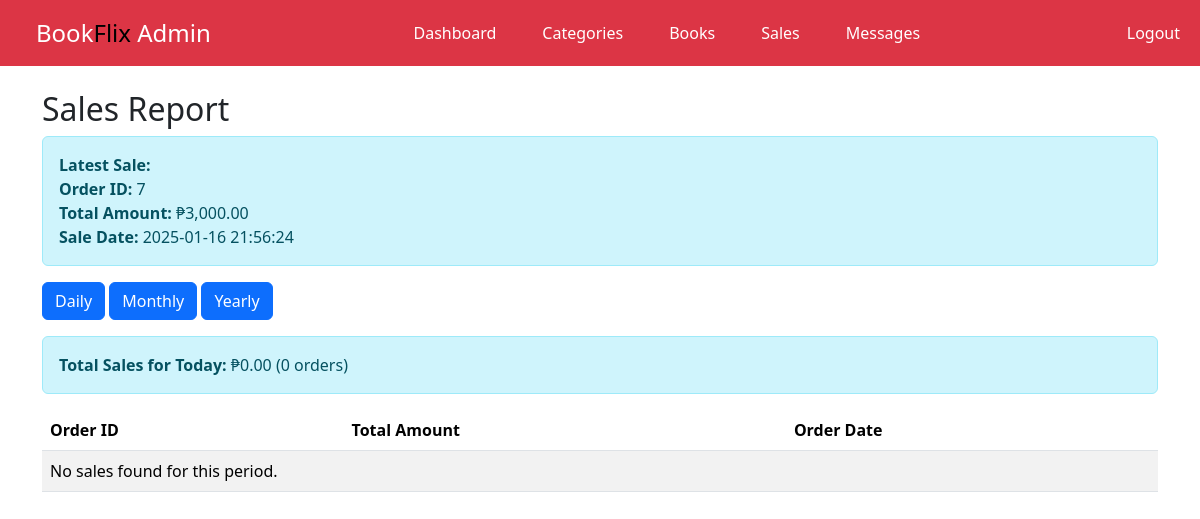
The page /sales.php on the database its author committed.
### tables this page shows
CREATE TABLE `orders` (
  `order_id` int(11) NOT NULL,
  `user_id` int(11) NOT NULL,
  `total_amount` decimal(10,2) NOT NULL,
  `order_date` timestamp NOT NULL DEFAULT current_timestamp()
);

### sales.php (the view, shortened to what this page needs)
<?php
include "database.php";
$date_filter = 'today';
$start_date = $end_date = date('Y-m-d');
$stmt = $pdo->prepare("SELECT o.order_id, o.total_amount, o.order_date
                       FROM orders o
                       ORDER BY o.order_date DESC LIMIT 1");
$stmt->execute();
$latest_sale = $stmt->fetch();
$stmt = $pdo->prepare("SELECT COUNT(order_id) AS total_sales_count, SUM(total_amount) AS total_sales_amount
                       FROM orders
                       WHERE order_date BETWEEN ? AND ?");
$stmt->execute([$start_date, $end_date]);
$sales_summary = $stmt->fetch();
$stmt = $pdo->prepare("SELECT order_id, total_amount, order_date
                       FROM orders
                       WHERE order_date BETWEEN ? AND ?");
$stmt->execute([$start_date, $end_date]);
$sales = $stmt->fetchAll();
?>
<!DOCTYPE html>
<html lang="en">
<head>
    <link rel="stylesheet" href="https://cdn.jsdelivr.net/npm/bootstrap@5.3.3/dist/css/bootstrap.min.css">
</head>
<body>
<nav class="navbar navbar-expand-lg navbar-dark bg-danger sticky-top">
    <a class="navbar-brand ms-3" href="dashboard.php">Book<span>Flix</span> Admin</a>
    <div class="collapse navbar-collapse">
        <div class="navbar-nav mx-auto">
        <a href="adminpage.php" class="nav-link">Dashboard</a>
            <a href="categories.php" class="nav-link">Categories</a>
            <a href="books.php" class="nav-link">Books</a>
            <a href="sales.php" class="nav-link">Sales</a>
            <a href="messages.php" class="nav-link">Messages</a>
        </div>
        <a href="login.php" class="nav-link logout">Logout</a>
    </div>
</nav>
<div class="container mt-4">
    <h2>Sales Report</h2>
    <?php if ($latest_sale): ?>
        <div class="alert alert-info">
            <strong>Latest Sale:</strong>
            <br>
            <strong>Order ID:</strong> <?php echo $latest_sale['order_id']; ?>
            <br>
            <strong>Total Amount:</strong> ₱<?php echo number_format($latest_sale['total_amount'], 2); ?>
            <br>
            <strong>Sale Date:</strong> <?php echo $latest_sale['order_date']; ?>
        </div>
    <?php endif; ?>
    <div class="mb-3">
        <a href="sales.php?filter=daily" class="btn btn-primary">Daily</a>
        <a href="sales.php?filter=monthly" class="btn btn-primary">Monthly</a>
        <a href="sales.php?filter=yearly" class="btn btn-primary">Yearly</a>
    </div>
    <div class="alert alert-info">
        <strong>Total Sales for <?php echo ucfirst($date_filter); ?>:</strong>
        ₱<?php echo number_format($sales_summary['total_sales_amount'], 2); ?> (<?php echo $sales_summary['total_sales_count']; ?> orders)
    </div>
    <table class="table table-striped">
        <thead>
            <tr>
                <th>Order ID</th>
                <th>Total Amount</th>
                <th>Order Date</th>
            </tr>
        </thead>
        <tbody>
            <?php if (count($sales) > 0): ?>
                <?php foreach ($sales as $sale): ?>
                    <tr>
                        <td><?php echo $sale['order_id']; ?></td>
                        <td>$<?php echo number_format($sale['total_amount'], 2); ?></td>
                        <td><?php echo $sale['order_date']; ?></td>
                    </tr>
                <?php endforeach; ?>
            <?php else: ?>
                <tr>
                    <td colspan="3">No sales found for this period.</td>
                </tr>
            <?php endif; ?>
        </tbody>
    </table>
</div>
</body>
</html>

### sales.php (style rules this page uses)
.navbar { background-color: #343a40; padding: 10px 20px; }
.navbar-brand { color: #fff; font-size: 1.5rem; text-decoration: none; }
.navbar-nav { display: flex; justify-content: center; flex-grow: 1; }
.navbar-nav .nav-link { color: #fff; margin: 0 15px; text-decoration: none; font-size: 1rem; }
.logout { color: #fff; text-decoration: none; font-size: 1rem; margin-left: 20px; }
.navbar-brand span { color: black; }

### rows shown on the page
orders: order_id "7", total_amount "3,000.00", order_date "2025-01-16 21:56:24"

### other values the page prints
$date_filter "Today"
$sales_summary['total_sales_amount'] "0.00"
$sales_summary['total_sales_count'] "0"
